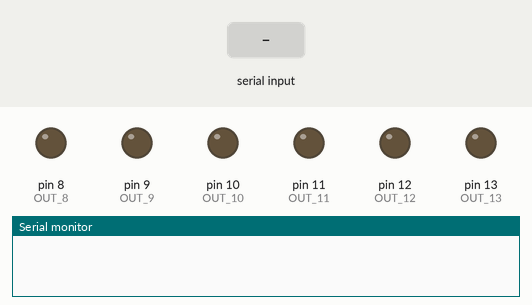
Simulated run of this sketch. Board: Arduino Uno, built with avr-gcc and run on an emulated ATmega328P. Shown: output pins drawn as LEDs (lit = HIGH), the last lines printed to the serial monitor. The inputs (shaded band) are chosen by the test bench.

Above: at 1.2 s.
1.3 s: "ON_13" received over Serial
At 2.2 s:
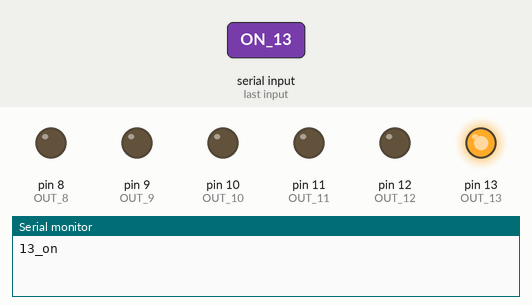
2.8 s: "ON_12" received over Serial
At 3.6 s:
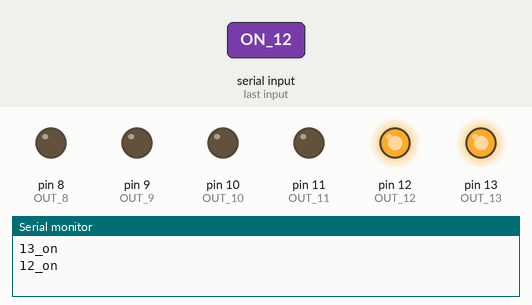
4.3 s: "OFF_13" received over Serial
At 4.9 s:
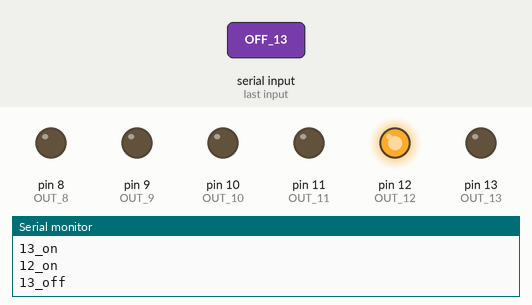
5.8 s: "ON_11" received over Serial
At 6.3 s:
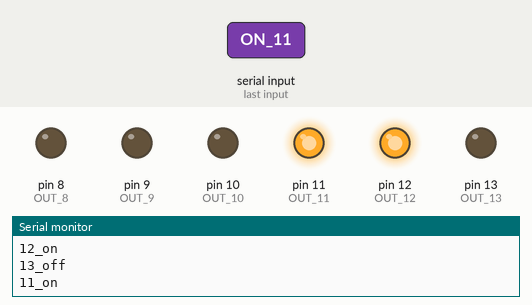
7.3 s: "OFF_12" received over Serial
At 7.7 s:
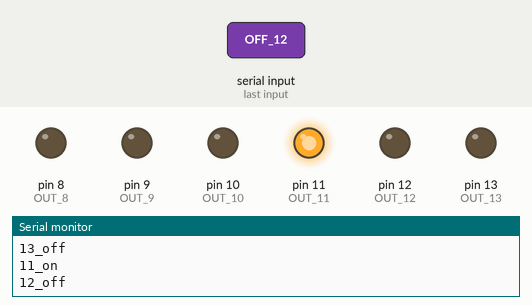
8.8 s: "ON_10" received over Serial
At 10.3 s:
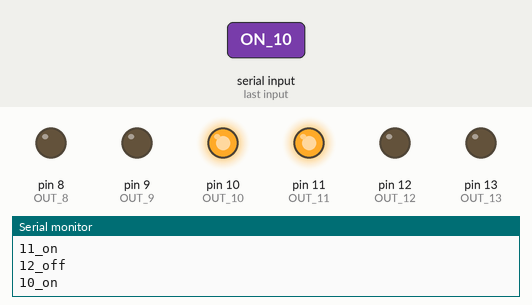
Timing chart, 0 to 11.3 s (numbered marks = the images above; inputs shaded):
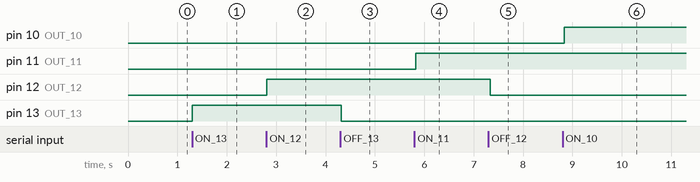

The sketch:

Sensors_OutputSerial.ino
```cpp
String inputString;
int OUT_13 = 13;
int OUT_12 = 12;
int OUT_11 = 11;
int OUT_10 = 10;
int OUT_9  =  9;
int OUT_8  =  8;

void setup(){
  Serial.begin(115200);
  pinMode(OUT_13, OUTPUT);
  pinMode(OUT_12, OUTPUT);
  pinMode(OUT_11, OUTPUT);
  pinMode(OUT_10, OUTPUT);
  pinMode(OUT_9, OUTPUT);
  pinMode(OUT_8, OUTPUT);
  }

void loop(){
  delay(100);
  SerialEvent();
  }

void SerialEvent(){
  while(Serial.available()){
    char inputChar = Serial.read();
    inputString += inputChar;
    }
    if (inputString.indexOf("ON_13")>=0){
      digitalWrite(OUT_13, HIGH);
      delay(100);
      Serial.println("13_on");
    } else if (inputString.indexOf("OFF_13")>=0){
      digitalWrite(OUT_13, LOW);
      delay(100);
      Serial.println("13_off");
    }else if (inputString.indexOf("ON_12")>=0){
      digitalWrite(OUT_12, HIGH);
      delay(100);
      Serial.println("12_on");
    }else if (inputString.indexOf("OFF_12")>=0){
      digitalWrite(OUT_12, LOW);
      delay(100);
      Serial.println("12_off");
    }else if (inputString.indexOf("ON_11")>=0){
      digitalWrite(OUT_11, HIGH);
      delay(100);
      Serial.println("11_on");
    }else if (inputString.indexOf("OFF_11")>=0){
      digitalWrite(OUT_11, LOW);
      delay(100);
      Serial.println("11_off");
    }else if (inputString.indexOf("ON_10")>=0){
      digitalWrite(OUT_10, HIGH);
      delay(100);
      Serial.println("10_on");
    }else if (inputString.indexOf("OFF_10")>=0){
      digitalWrite(OUT_10, LOW);
      delay(100);
      Serial.println("10_off");
    }else if (inputString.indexOf("ON_9")>=0){
      digitalWrite(OUT_9, HIGH);
      delay(100);
      Serial.println("9_on");
    }else if (inputString.indexOf("OFF_9")>=0){
      digitalWrite(OUT_9, LOW);
      delay(100);
      Serial.println("9_off");
    }else if (inputString.indexOf("ON_8")>=0){
      digitalWrite(OUT_8, HIGH);
      delay(100);
      Serial.println("8_on");
    }else if (inputString.indexOf("OFF_8")>=0){
      digitalWrite(OUT_8, LOW);
      delay(100);
      Serial.println("8_off");
    }

    inputString = "";
  }
```

Measured:
- after the input at 1.3 s, pin 13 (OUT_13): LOW → HIGH at once
- after the input at 2.8 s, pin 12 (OUT_12): LOW → HIGH at once
- after the input at 4.3 s, pin 13 (OUT_13): HIGH → LOW at once
- after the input at 5.8 s, pin 11 (OUT_11): LOW → HIGH at once
- after the input at 7.3 s, pin 12 (OUT_12): HIGH → LOW at once
- after the input at 8.8 s, pin 10 (OUT_10): LOW → HIGH at once
